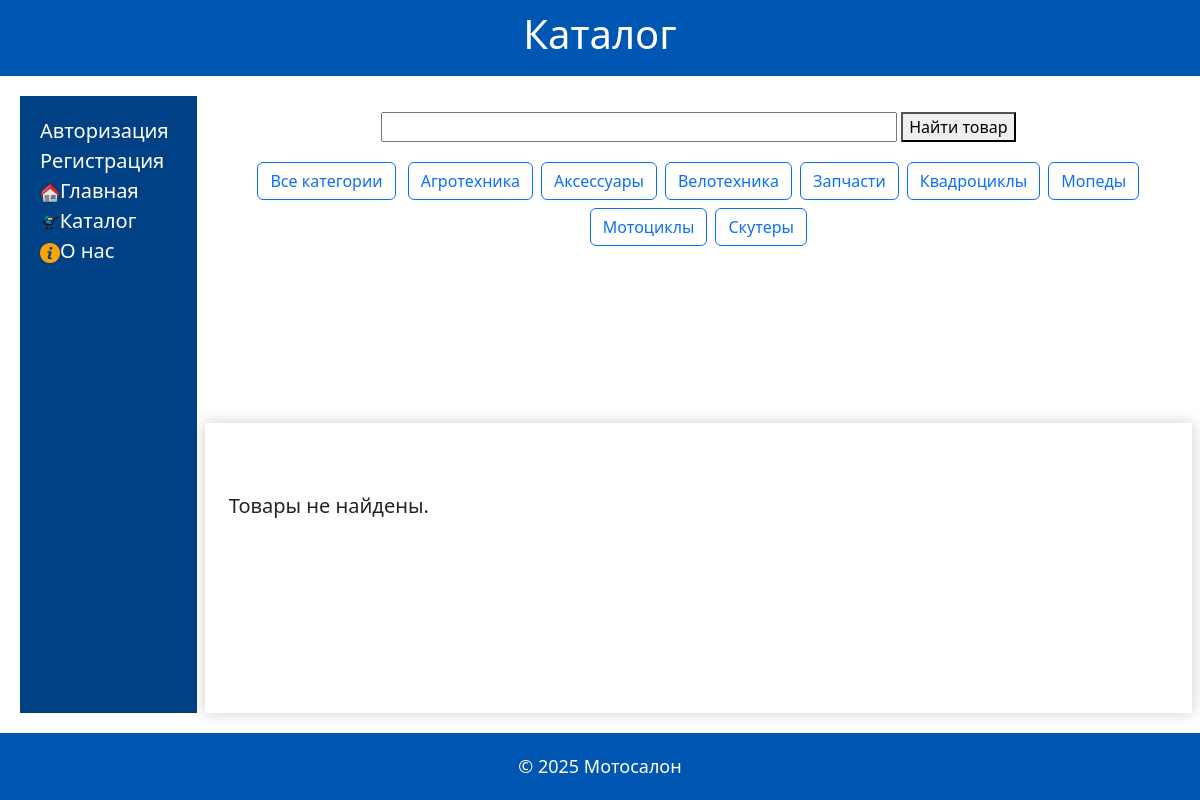
The page /view.php on the database its author committed.
### tables this page shows
CREATE TABLE `categories` (
  `id` int(11) NOT NULL AUTO_INCREMENT,
  `name` varchar(200) DEFAULT NULL,
  `descr` text DEFAULT NULL,
  `parent` int(11) DEFAULT NULL,
  PRIMARY KEY (`id`)
);

### view.php (the view, shortened to what this page needs)
<?php
	include 'func.php';
	include 'scripts.php';
	$title='Каталог';
	$con=connect();
	if (!empty($_REQUEST['find_mask'])) {
		$find_mask=mysqli_real_escape_string($con, trim($_REQUEST['find_mask']));
		save_event($con, $_SESSION['id'], 7, $find_mask, 0);
		$cat_id=0;
		$filter_product=" AND `products`.`name` LIKE '%$find_mask%'";
	}
	else {
		$filter_product='';
	};
	$cat_id=empty($_GET['cat_id']) ? '' : abs(intval($_GET['cat_id']));
	$filter_cat= $cat_id==0 ? '' : "AND `$table`.`cat_id`='$cat_id'";
	$query="
	SELECT t.*
	FROM (
		SELECT
			`products`.`id`,
			`products`.`name`,
			`products`.`descr`,
			`categories`.`name` AS `category`,
			`products`.`price`,
			`products`.`weight`,
			`products`.`length`,
			`products`.`width`,
			`products`.`height`,
			`products`.`amount`- IFNULL(ROUND(SUM(`items`.`amount`)),0) AS 'amount',
#			`products`.`amount` AS amnt,
			IFNULL(`discounts`.`value`, 0) AS `discount_value`,
			TIMESTAMPDIFF(DAY, `products`.`date_add`, NOW()) AS `delta`
		FROM
			`products`
		LEFT JOIN
			`items` ON `items`.`product_id`=`products`.`id`
		LEFT JOIN
			`categories` ON `categories`.`id`=`products`.`cat_id`
		LEFT JOIN
			`discounts` ON (`discounts`.`id`=`products`.`discount_id` AND NOW() BETWEEN `discounts`.`start` AND `discounts`.`stop`)
		WHERE 1
			$filter_cat
			$filter_product
		GROUP BY `products`.`id`
		ORDER BY `products`.`name`
		) AS t
	WHERE amount>0;
	";
	$res = mysqli_query($con, $query) or die(mysqli_error($con). ' '.$query);
	$products =mysqli_fetch_all($res, MYSQLI_ASSOC);
?>
<!DOCTYPE html>
<html lang="ru">
<head>
    <link rel="stylesheet" type="text/css" href="style.css">
    <link rel="stylesheet" href="css/bootstrap.min.css">
</head>
<body>
    <div class="banner">
        <h1><?php echo $title;?></h1>
    </div>
    <div class="content">
<?php
	include 'menu.php';
?>
<div class="row">
<div class="text-center my-3">
<form action="view.php" method="POST">
	<input id="find_mask" name="find_mask" type="text" size="50">
	<button>Найти товар</button>
</form>
	<a href="?cat_id=0" class="btn btn-outline-primary m-1">Все категории</a>
	<?php
	$con = connect();
	$cat_query = "SELECT id, name FROM categories WHERE id>0 ORDER BY name";
	$cat_res = mysqli_query($con, $cat_query) or die(mysqli_error($con));
	while ($cat = mysqli_fetch_assoc($cat_res)) {
		if ($cat['id']==$cat_id) {
			$add_style="btn-primary";
		}
		else {
			$add_style="btn-outline-primary";
		};
		echo "<a href=\"?cat_id=$cat[id]\" class=\"btn $add_style m-1\">$cat[name]</a>";
	}
	?>
</div>
	<div class="main-content">
		<div class="container mt-5">
			<div class="row row-cols-1 row-cols-md-4 g-4">
				<?php
					if (count($products) > 0) {
						foreach ($products as $product) {
							if ($product['delta']<30) {
								$new="<div><img src='images/new.png' style='width:100px'></div>";
							}
							else {
								$new='';
							};
							if ($product['discount_value']>0) {
								$price_new=number_format (round($product['price']*(1-$product['discount_value']/100), 2), 2, '.', '');
								$price_str="
									<font style='color: #888; font-size:x-small; text-decoration:line-through'>$product[price] $valuta</font>
									<img src='images/discount.png' height='24px' title='Скидка'>
									<font style='color: #000;'>$price_new $valuta</font>
								";
								$price_str=trim($price_str);
							}
							else {
								$price_str="<font style='color: #000;'>$product[price] $valuta</font>";
							};
							echo '
							<div class="col">
								<div class="card h-100">';
							$fname='upload/'.$product['id'].'.jpg';
							if (!file_exists($fname)) {
								$fname='upload/0.jpg';
							};
							$descr=$product['descr'];
							if (mb_strlen($descr, 'UTF-8')>50) {
								$short_descr=mb_substr($descr, 0, 50, 'UTF-8').'...';
							}
							else {
								$short_descr=$descr;
							};
							echo "
									<img src='$fname' class='card-img-top' alt='$product[name]'
									style='
										height: 100%;
										object-fit: contain;
										width: 100%;
										cursor:pointer;
									'
									onclick='to_cart($product[id]);'>
									<div class='card-body'>
										$new
										<h5 class='card-title'><strong><span onclick='window.location.href=\"card.php?product_id=$product[id]\"' style='cursor: pointer;'>$product[name]</span></strong></h5>
										<p class='card-text' title='$descr'>".nl2br(htmlspecialchars($short_descr))."</p>
									</div>
									<div class='card-footer' style='cursor:pointer;' onclick='to_cart($product[id]);'>
										<strong>$price_str</strong>
									</div>
								</div>
							</div>
							";
						};
					}
					else {
						echo '<p>Товары не найдены.</p>';
					};
				?>
			</div>
		</div>
	</div>
</div>
        </div>
<?php
	include 'footer.php';
?>
</body>
</html>

### style.css (style rules this page uses)
body { font-family: 'Segoe UI', Tahoma, Geneva, Verdana, sans-serif; display: flex; flex-direction: column; min-height: 100vh; margin: 0; color: #333; background-color: #f4f4f4; }
.banner { background-color: #0056b3; color: #ffffff; padding: 10px; text-align: center; font-size: 20px; }
.content { display: flex; flex: 1; margin: 20px; gap: 20px; }
.main-content { flex: 1; background-color: #ffffff; padding: 20px; font-size: 20px; box-shadow: 0 0 15px rgba(0,0,0,0.2); }

### rows shown on the page
categories: name "Агротехника"
categories: name "Аксессуары"
categories: name "Велотехника"
categories: name "Запчасти"
categories: name "Квадроциклы"
categories: name "Мопеды"
categories: name "Мотоциклы"
categories: name "Скутеры"

### other values the page prints
$title "Каталог"
